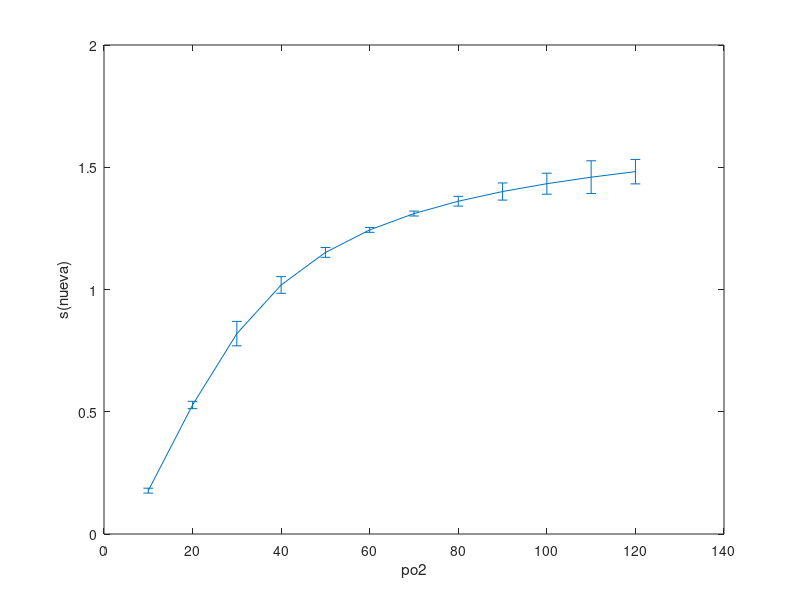

Here is the MATLAB script that generated this plot:
po2=[10 20 30 40 50 60 70 80 90 100 110 120];
s=[0.18 0.4 0.65 0.8 0.87 0.92 0.94 0.95 0.95 0.96 0.96 0.97];
y=log(s./(1-s));
x=log(po2)';
columnaunos=ones(length(x), 1);
A=[x columnaunos];
c=A\y'
a=c(1)
b=c(2)
%como queremos obtener p50 y sabemos que b=-n*log(p50), deshacemos los
%cambios
p50=exp(-b/a)
plot(x, y, '*b', x , A*c, '-r')
xlabel('log(pO2)')
ylabel('log(s/(1-s))')
n=a
snueva=(po2.^n)./(po2.^2+p50.^n);
error=[0.01 0.015 0.05 0.034 0.02 0.01 0.01 0.02 0.035 0.043 0.067 0.05];
errorbar(po2, snueva, error)
xlabel('po2')
ylabel('s(nueva)')

